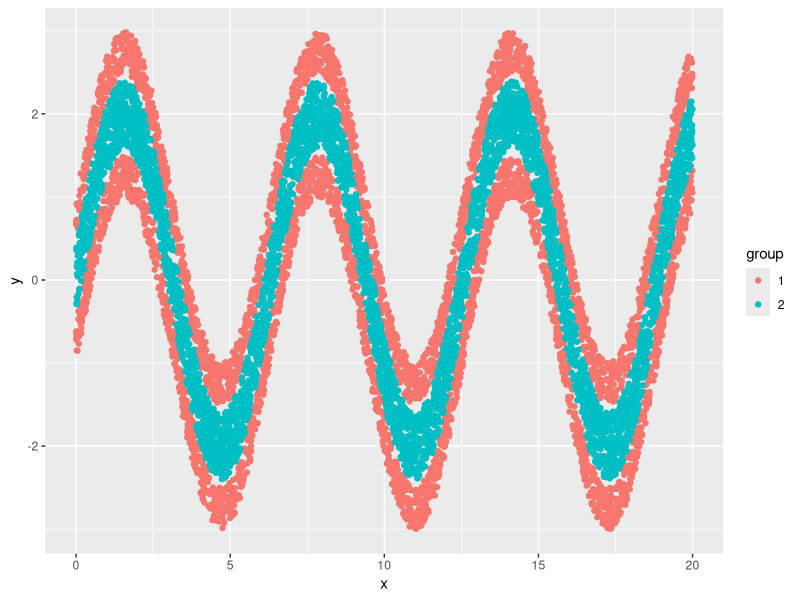

Write R code to recreate this figure.
library(randomForest)
library(dplyr)
library(ggplot2)

# generate dataset first
# inside band is one group
# outside band is another group
f <- function(x) {
  2 * sin(x)
}

n = 10000
group.1 <- tibble(x = runif(n) * 20, y = f(x) + runif(n, -1, 1), group = '1') %>%
  filter(abs(y - f(x)) > .5)

group.2 <- tibble(x = runif(n/2) * 20, y = f(x) + runif(n/2, -.4, .4), group = '2')
data <- bind_rows(group.1, group.2)

ggplot(data) +
  geom_point(aes(x, y, color = group))

